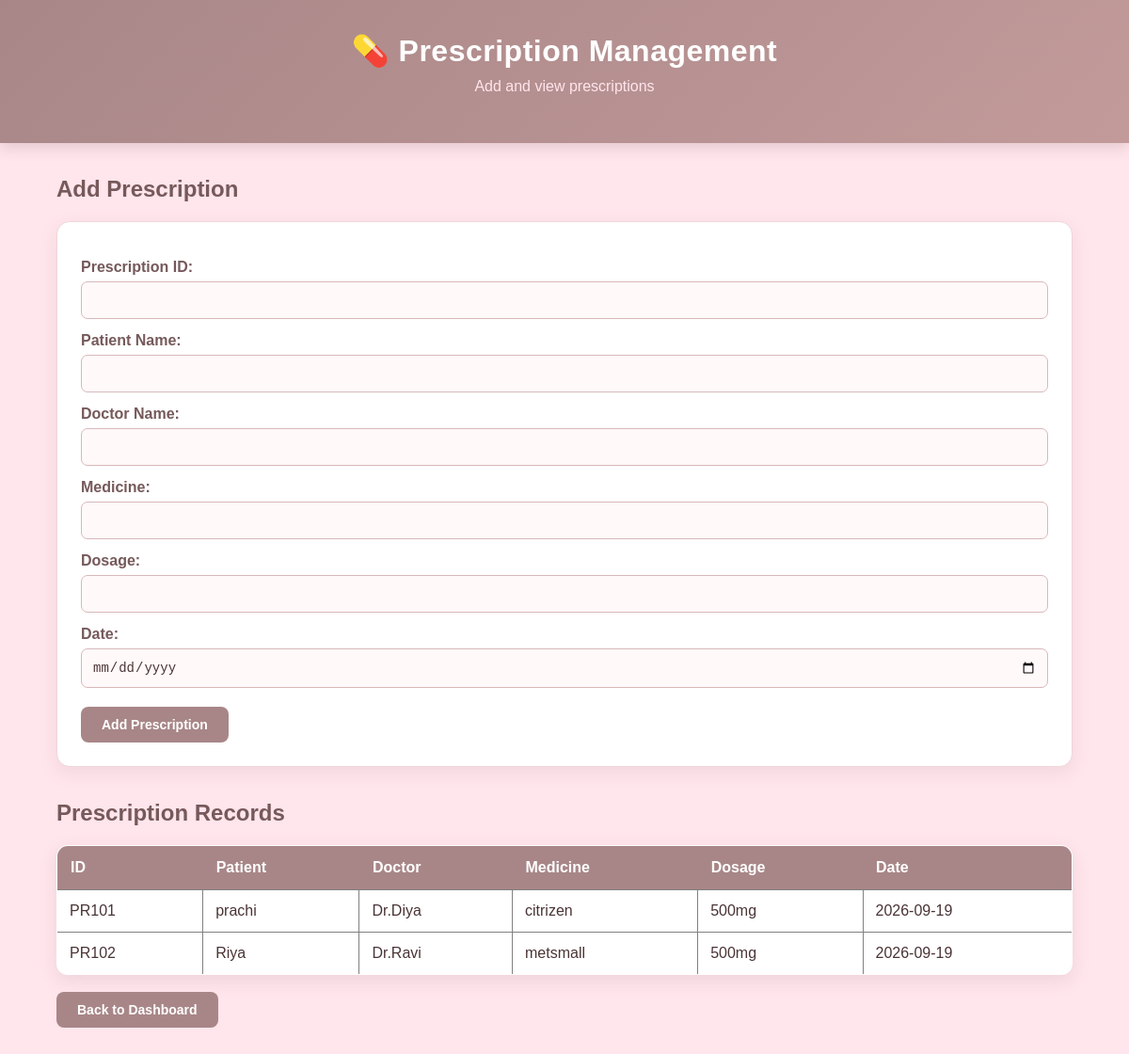
The page /prescriptions on the database its author committed.
### tables this page shows
CREATE TABLE prescriptions (
            prescription_id TEXT PRIMARY KEY,
            patient_name TEXT,
            doctor_name TEXT,
            medicine TEXT,
            dosage TEXT,
            date TEXT
        );

### app.py (the view, shortened to what this page needs)
@app.route('/prescriptions', methods=['GET', 'POST'])
def prescriptions():
    conn = get_connection()
    cursor = conn.cursor()
    cursor.execute('SELECT * FROM prescriptions')
    data = cursor.fetchall()
    conn.close()
    return render_template('prescriptions.html', prescriptions=data)

### app.py (called while the page is built)
def get_connection():
    return sqlite3.connect(DB, timeout=10)

### templates/prescriptions.html (shortened to what this page needs)
<!DOCTYPE html>
<html>
<head>
    <link rel="stylesheet"
          href="{{ url_for('static', filename='style.css') }}">
</head>
<body>
<div class="header">
    <h1>💊 Prescription Management</h1>
    <p>Add and view prescriptions</p>
</div>
<div class="container">
<h2>Add Prescription</h2>
<form method="POST">
    <label>Prescription ID:</label>
    <input type="text" name="prescription_id" required>
    <label>Patient Name:</label>
    <input type="text" name="patient_name">
    <label>Doctor Name:</label>
    <input type="text" name="doctor_name">
    <label>Medicine:</label>
    <input type="text" name="medicine">
    <label>Dosage:</label>
    <input type="text" name="dosage">
    <label>Date:</label>
    <input type="date" name="date">
    <button type="submit">Add Prescription</button>
</form>
<h2>Prescription Records</h2>
<table border="1" cellpadding="10">
<tr>
    <th>ID</th>
    <th>Patient</th>
    <th>Doctor</th>
    <th>Medicine</th>
    <th>Dosage</th>
    <th>Date</th>
</tr>
{% for p in prescriptions %}
<tr>
    <td>{{ p[0] }}</td>
    <td>{{ p[1] }}</td>
    <td>{{ p[2] }}</td>
    <td>{{ p[3] }}</td>
    <td>{{ p[4] }}</td>
    <td>{{ p[5] }}</td>
</tr>
{% endfor %}
</table>
<br>
<a href="/"><button>Back to Dashboard</button></a>
</div>
</body>
</html>

### static/style.css (style rules this page uses)
* { box-sizing: border-box; }
body { margin: 0; font-family: Arial, Helvetica, sans-serif; background: #FFE5EC; color: #4A3435; }
.header { background: linear-gradient(135deg, #A88687, #C29A9A); color: #FFFFFF; text-align: center; padding: 35px 20px; box-shadow: 0 4px 15px rgba(90, 60, 60, 0.18); }
.header h1 { margin: 0; font-size: 32px; letter-spacing: 0.5px; }
.header p { margin-top: 10px; color: #FFE5EC; font-size: 16px; }
.container { width: 90%; max-width: 1100px; margin: 35px auto; }
.container h2 { color: #76595A; margin-top: 30px; margin-bottom: 20px; }
button { background: #A88687; color: #FFFFFF; border: none; padding: 11px 22px; border-radius: 8px; cursor: pointer; font-size: 14px; font-weight: bold; transition: 0.3s ease; }
a { text-decoration: none; }
form { background: #FFFFFF; padding: 25px; border-radius: 14px; border: 1px solid #F0D6DB; box-shadow: 0 6px 18px rgba(168, 134, 135, 0.15); margin-bottom: 35px; }
label { display: block; font-weight: bold; color: #76595A; margin-top: 14px; margin-bottom: 6px; }
input, select { width: 100%; padding: 11px; border: 1px solid #D8B8B9; border-radius: 7px; background: #FFF9FA; color: #4A3435; font-size: 14px; outline: none; transition: 0.2s; }
form button { margin-top: 20px; }
table { width: 100%; border-collapse: collapse; background: #FFFFFF; border-radius: 12px; overflow: hidden; box-shadow: 0 6px 18px rgba(168, 134, 135, 0.18); }
th { background: #A88687; color: #FFFFFF; padding: 14px; text-align: left; border: none; }
td { padding: 13px; color: # }

### rows shown on the page
prescriptions: prescription_id "PR101", patient_name "prachi", doctor_name "Dr.Diya", medicine "citrizen", dosage "500mg", date "2026-09-19"
prescriptions: prescription_id "PR102", patient_name "Riya", doctor_name "Dr.Ravi", medicine "metsmall", dosage "500mg", date "2026-09-19"
